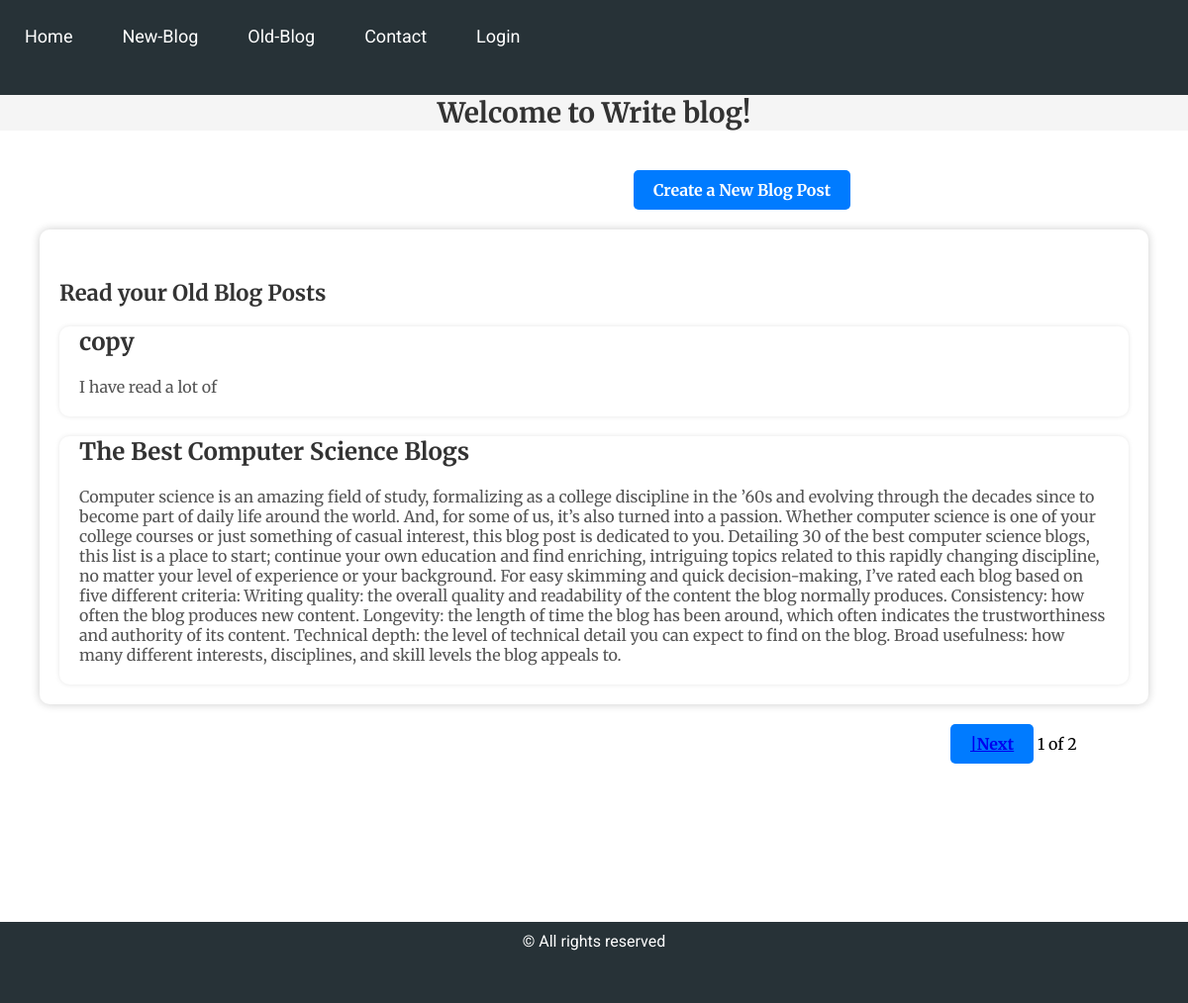
The page / on the database its author committed.
### myapp/models.py (models this page shows, shortened)
class BlogPost(models.Model):
    title = models.CharField(max_length=200)
    content = models.TextField(max_length=1000)

### myapp/views.py (the view)
# urls.py: path('',views.index,name='home'),
def index(request):
    blog = BlogPost.objects.all()
    p = Paginator(blog,2)
    page = request.GET.get('page')
    realpage=p.get_page(page)
    log = Login.objects.all()
    data={
        'blog':blog,
        'blog':realpage,
        'log':log
    }
    return render(request,'home.html',data)

### templates/home.html (shortened to what this page needs)
{% extends "base.html" %}
{% block body %}
<!DOCTYPE html>
<html lang="en">
<head>
</head>
<body>
        <h1>Welcome to Write blog!</h1>
        <a href="new-blog" class="new-blog-button">Create a New Blog Post</a>
    <div class="container">
        <h2>Read your Old Blog Posts</h2>
        {% for n in blog%}
        <div class="blog-post">
            <h3><a href="blogdetails/{{n.id}}">{{n.title}}</h3></a>
            <p>{{n.content}}</p>
        </div>
        {%endfor%}
    </div>
    <div class="pre">
        {%if blog.has_next%}
        <a  href="?page={{blog.next_page_number}}">|Next </a>
        {%endif%}
    </div>
    {{blog.number}} of {{blog.paginator.num_pages}}
</body>
</html>
{% endblock body %}

### templates/base.html (style rules this page uses)
:root { --main-bg-color: #273237; }
* { margin: 0; padding: 0; }

### templates/home.html (style rules this page uses)
body { font-family:'Merriweather', serif; background-color: white; margin: 0; padding: 0; }
.container { max-width: 90%; margin: 20px auto; background-color: #fff; padding: 20px; border-radius: 10px; box-shadow: 0 0 10px rgba(0, 0, 0, 0.2); }
h1 { font-size: 28px; color: #333; background-color: whitesmoke; text-align: center; }
.new-blog-button { display: inline-block; padding: 10px 20px; background-color: #007bff; color: #fff; text-decoration: none; border-radius: 5px; font-weight: bold; transition: background-color 0.3s ease; margin-left: 80vh; margin-top: 5vh; }
.pre { display: inline-block; background-color: #007bff; text-decoration: none; border-radius:5px ; font-weight: bold; padding: 10px 20px; margin-left: 80%; color: white; }
.blog-post { background-color: #fff; border-radius: 10px; margin-top: 20px; box-shadow: 0 0 5px rgba(0, 0, 0, 0.1); overflow: hidden; }
.blog-post h3 a { font-size: 24px; color: #333; padding: 20px; margin: 0; text-decoration: none; }
.blog-post p { font-size: 16px; color: #555; padding: 20px; margin: 0; text-decoration: none; }
h2 { font-size: 22px; color: #333; margin-top: 30px; margin-bottom: 10px; }

### rows shown on the page
BlogPost: title "copy", content "I have read a lot of"
BlogPost: title "The Best Computer Science Blogs", content "Computer science is an amazing field of study, formalizing as a college discipline in the ’60s and evolving through the decades since to become part of daily life around the world. And, for some of us, it’s also turned into a passion. Whether computer science is one of your college courses or just something of casual interest, this blog post is dedicated to you. Detailing 30 of the best computer science blogs, this list is a place to start; continue your own education and find enriching, intriguing topics related to this rapidly changing discipline, no matter your level of experience or your background. For easy skimming and quick decision-making, I’ve rated each blog based on five…"

### other values the page prints
{{ blog.number }} "1"
{{ blog.paginator.num_pages }} "2"
